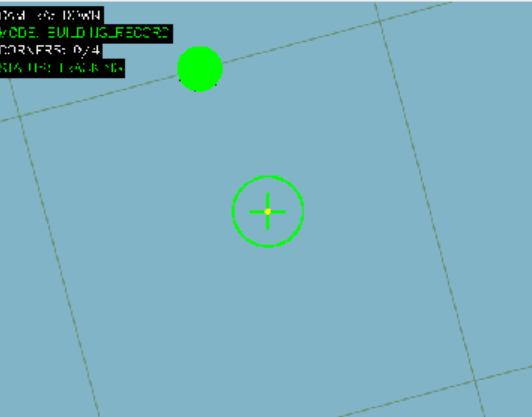
#> input picture airside/tests/A.png, 532 x 417 px
$ python test.py tests/A.png
#> lines starting #> are read from the running program, lines starting #| are printed output that depends on the picture; after the words box and inside, x2 and y2 are one past the last pixel; in counts of white or black regions, pixels touching at a corner belong together
### util.py
"""
Utility classes and constants for drone communication and data structures.

This module provides core data structures and enums used throughout the
drone control system, including coordinate representation, MAVLink message
types, and RC channel data.
"""

from enum import Enum

UINT16_MAX = 65535

# MAVLink communication constants
AIRSIDE_COMPONENT_ID = 191
MAVLINK_TCP_HOST = "127.0.0.1"
MAVLINK_TCP_PORT = 14550
MAVLINK_RECEIVE_TIMEOUT_SEC = 1

# Geometric calculation constants
# Tolerance for ground/roof level detection (meters)
ALTITUDE_TOLERANCE_M = 0.5

# Pickle/STATUSTEXT chunking constants
# STATUSTEXT message has 50-byte text field;
# metadata (p_{idx}_{total}_) uses ~8 bytes
STATUSTEXT_MAX_BYTES = 50
PICKLE_PREFIX = "p_"
# Bytes for base64 data per chunk after metadata
PICKLE_CHUNK_PAYLOAD_SIZE = 42


# [10 lines left out: function chunk_base64_for_statustext, not called in this run]


class MavlinkMessageType(Enum):
    """MAVLink message types used in drone communication"""

    GLOBAL_POSITION_INT = "GLOBAL_POSITION_INT"
    RC_CHANNELS = "RC_CHANNELS"


class Coordinate:
    """Represents a geographic coordinate with latitude, longitude, and altitude."""

    # [4 lines left out: function __init__, not called in this run]

    def __str__(self):
        return f"({self.lat}, {self.lon}, {self.alt})"

    def __repr__(self):
        return f"Coordinate(lat={self.lat}, lon={self.lon}, alt={self.alt})"


class RCChannel:
    """Represents a single RC channel with raw value and activity status."""

    # [4 lines left out: function __init__, not called in this run]

    def __str__(self):
        return f"({self.channel}, {self.raw}, {self.is_active})"

    def __repr__(self):
        return f"RCChannel(channel={self.channel}, raw={self.raw}, is_active={self.is_active})"


class Vector3d:
    """Represents a 3D vector with x, y, and z components."""

    # [4 lines left out: function __init__, not called in this run]

    def __str__(self):
        return f"({self.x}, {self.y}, {self.z})"


class Colour:
    def __init__(
        self,
        name: str,
        lower_hsv: tuple[int, int, int],
        upper_hsv: tuple[int, int, int],
    ):
        self.name = name
        self.lower_hsv = lower_hsv
        self.upper_hsv = upper_hsv

    def __str__(self):
        return f"({self.name}, {self.lower_hsv}, {self.upper_hsv})"

    def __repr__(self):
        return f"Colour(name={self.name}, lower_hsv={self.lower_hsv}, upper_hsv={self.upper_hsv})"


class Colours(Enum):
    # HSV ranges tightened for more precise detection
    # H (Hue): 0-180, S (Saturation): 0-255, V (Value): 0-255
    RED = Colour("Red", (0, 120, 120), (10, 255, 255))
    RED2 = Colour("Red", (168, 120, 120), (180, 255, 255))
    GREEN = Colour("Green", (40, 120, 120), (80, 255, 255))
    BLUE = Colour("Blue", (90, 120, 120), (120, 255, 255))
    YELLOW = Colour("Yellow", (26, 120, 120), (36, 255, 255))
    WHITE = Colour("White", (0, 0, 225), (255, 30, 255))
    BLACK = Colour("Black", (0, 0, 0), (255, 255, 30))
    # WHITE = Colour("White", (0, 0, 200), (180, 255, 255))

### airside/test.py
"""
Test script to visualize color detection algorithm.
Shows detection masks, contours, and final circular target detection.
"""

import cv2
import numpy as np
import sys
import os
from pathlib import Path

# Add parent directory to path to import util
sys.path.append(str(Path(__file__).parent.parent))
from util import Colour, Colours
#> in main, frame is the input picture: shape (417, 532, 3); mean B, G, R 189.4, 174.4, 123.9


def visualize_color_detection(frame: np.ndarray, image_name: str):
    """
    Visualize the color detection process step by step.
    """
#> called with image_name = 'A.png'
    if frame is None or frame.size == 0:
        print("Invalid frame")
        return

    frame_hsv = cv2.cvtColor(frame, cv2.COLOR_BGR2HSV)
#> frame_hsv: shape (417, 532, 3); mean H, S, V 94.6, 88.5, 192.9
    frame_height, frame_width = frame.shape[:2]
#> frame_height = 417; frame_width = 532
    frame_center_x = frame_width / 2
#> frame_center_x = 266
    frame_center_y = frame_height / 2
#> frame_center_y = 208.5

    # Thresholds for detection
    MIN_AREA = 100  # Minimum contour area in pixels
    MIN_CIRCULARITY = 0.6  # Circularity threshold (1.0 = perfect circle)
    MIN_FILL_RATIO = (
        0.7  # Minimum ratio of colored pixels to contour area (1.0 = completely filled)
    )

    # Track the closest circular target to frame center
    min_distance = float("inf")
    detected_colour = None
    detected_center = None

    # Create a figure to show all masks
    all_masks = []
    all_contour_images = []

    print(f"\n{'='*60}")
    print(f"Processing: {image_name}")
    print(f"Frame size: {frame_width}x{frame_height}")
#| Frame size: 532x417
    print(f"Frame center: ({frame_center_x:.1f}, {frame_center_y:.1f})")
#| Frame center: (266.0, 208.5)
    print(f"{'='*60}\n")

    for colour in [c.value for c in Colours]:
        print(f"Checking {colour.name}:")
        print(f"  HSV range: {colour.lower_hsv} to {colour.upper_hsv}")

        mask = cv2.inRange(frame_hsv, colour.lower_hsv, colour.upper_hsv)
        pixel_count = cv2.countNonZero(mask)
        print(f"  Total pixels matching: {pixel_count}")

        # Create colored mask for visualization
        mask_colored = cv2.cvtColor(mask, cv2.COLOR_GRAY2BGR)
        cv2.putText(
            mask_colored,
            f"{colour.name}",
            (10, 30),
            cv2.FONT_HERSHEY_SIMPLEX,
            1,
            (255, 255, 255),
            2,
        )
        all_masks.append(mask_colored)

        # Find contours in the mask
        contours, _ = cv2.findContours(mask, cv2.RETR_EXTERNAL, cv2.CHAIN_APPROX_SIMPLE)
        print(f"  Contours found: {len(contours)}")

        # Draw contours on a copy of the frame
        contour_image = frame.copy()
        cv2.drawContours(contour_image, contours, -1, (0, 255, 0), 2)

        valid_contours = 0
        for idx, contour in enumerate(contours):
            area = cv2.contourArea(contour)
            if area < MIN_AREA:
                continue

            # Calculate circularity: 4*pi*area / perimeter^2
            perimeter = cv2.arcLength(contour, True)
            if perimeter == 0:
                continue

            circularity = 4 * np.pi * area / (perimeter * perimeter)

            # Check fill ratio: ensure the contour is solid, not hollow
            contour_mask = np.zeros(frame_hsv.shape[:2], dtype=np.uint8)
            cv2.drawContours(contour_mask, [contour], -1, 255, -1)
            colored_pixels_in_contour = cv2.countNonZero(
                cv2.bitwise_and(mask, contour_mask)
            )
            fill_ratio = colored_pixels_in_contour / area if area > 0 else 0

            # Calculate center
            moments = cv2.moments(contour)
            if moments["m00"] != 0:
                center_x = moments["m10"] / moments["m00"]
                center_y = moments["m01"] / moments["m00"]

                # Calculate distance from frame center
                distance = np.sqrt(
                    (center_x - frame_center_x) ** 2 + (center_y - frame_center_y) ** 2
                )

                print(
                    f"    Contour {idx}: area={area:.0f}, circularity={circularity:.3f}, "
                    f"fill_ratio={fill_ratio:.3f}, "
                    f"center=({center_x:.1f}, {center_y:.1f}), distance={distance:.1f}"
                )

                # Draw center point
                cv2.circle(
                    contour_image, (int(center_x), int(center_y)), 5, (255, 0, 0), -1
                )

                # Check if this is a valid circular contour
                if circularity >= MIN_CIRCULARITY and fill_ratio >= MIN_FILL_RATIO:
                    valid_contours += 1
                    # Draw circle around valid circular contours
                    cv2.circle(
                        contour_image,
                        (int(center_x), int(center_y)),
                        10,
                        (0, 255, 255),
                        2,
                    )

                    if distance < min_distance:
                        min_distance = distance
                        detected_colour = colour
                        detected_center = (int(center_x), int(center_y))

        print(f"  Valid circular contours: {valid_contours}\n")

        cv2.putText(
            contour_image,
            f"{colour.name} - {valid_contours} valid",
            (10, 30),
            cv2.FONT_HERSHEY_SIMPLEX,
            1,
            (0, 255, 0),
            2,
        )
        all_contour_images.append(contour_image)
#> this loop made 7 passes
#> pixel_count on passes 1, 2, 3, 4, 5, 7: 0, 0, 3469, 0, 24, 6955
#> (pixel_count, contours) on pass 6: (572, 16 contours, all with area under 20)
#|   Total pixels matching: 0
#|   Contours found: 0
#|   Total pixels matching: 0
#|   Contours found: 0
#|   Total pixels matching: 3469
#|   Contours found: 66
#|   Total pixels matching: 0
#|   Contours found: 0
#|   Total pixels matching: 24
#|   Contours found: 1
#> (further printed lines are left out)
#> pass 3, in visualize_color_detection, `mask = cv2.inRange(frame_hsv, colour.lower_hsv, colour.upper_hsv)`:
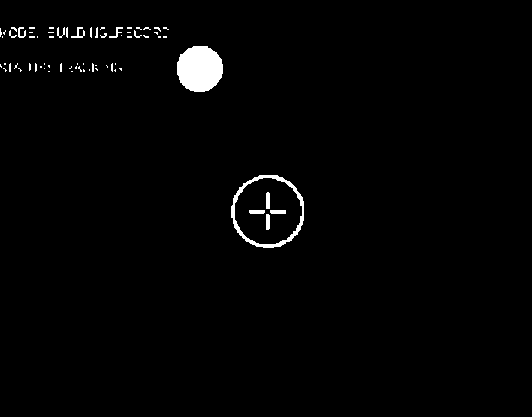
#> mask: shape (417, 532); 1.6% white; 70 white regions (55 under 20 px), largest, box (x1, y1, x2, y2) and area: (177, 46, 223, 92) 1693, (231, 175, 304, 248) 799, (266, 192, 270, 209) 66
#> after the loop: contour_image: shape (417, 532, 3); mean H, S, V 188.6, 177.1, 123.2
#> after the loop:
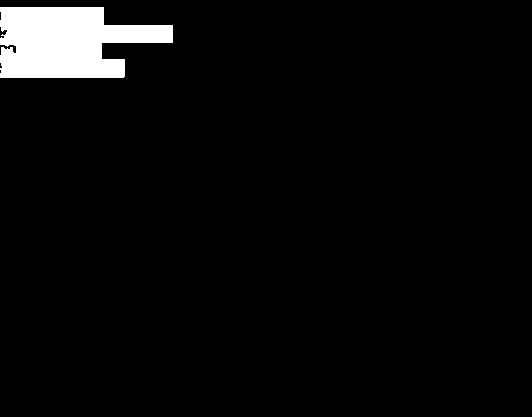
#> contour_mask: shape (417, 532); 4% white; 1 white region, box (x1, y1, x2, y2) and area: (0, 7, 173, 78) 8877
#> after the loop:
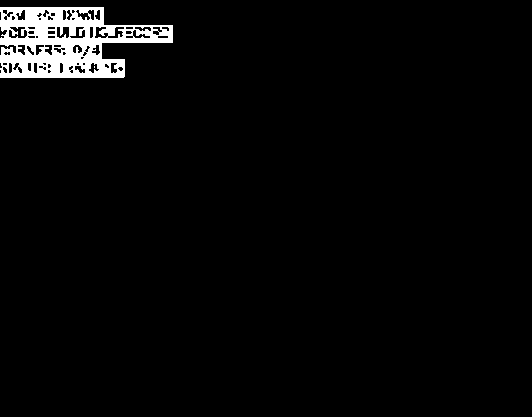
#> mask: shape (417, 532); 3.1% white; 2 white regions (1 under 20 px), largest, box (x1, y1, x2, y2) and area: (0, 7, 173, 78) 6953
#> after the loop:
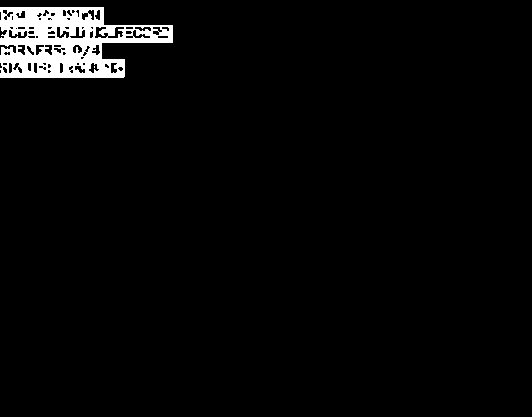
#> mask_colored: shape (417, 532, 3); 3.2% white; 2 white regions (1 under 20 px), largest, box (x1, y1, x2, y2) and area: (0, 7, 173, 78) 7109
#> after the loop, all_contour_images = 7 items; all_masks = 7 items; detected_center = (199, 68); min_distance = 155.1

    # Create final result image
    result_image = frame.copy()
    cv2.circle(
        result_image, (int(frame_center_x), int(frame_center_y)), 10, (255, 255, 255), 2
    )
    cv2.line(
        result_image,
        (int(frame_center_x) - 20, int(frame_center_y)),
        (int(frame_center_x) + 20, int(frame_center_y)),
        (255, 255, 255),
        2,
    )
#> result_image: shape (417, 532, 3); mean B, G, R 189.5, 174.5, 124
    cv2.line(
        result_image,
        (int(frame_center_x), int(frame_center_y) - 20),
        (int(frame_center_x), int(frame_center_y) + 20),
        (255, 255, 255),
        2,
    )
#> result_image: shape (417, 532, 3); mean B, G, R 189.6, 174.5, 124.1

    if detected_colour is not None:
        print(f"{'='*60}")
        print(
            f"DETECTED: {detected_colour.name} at distance {min_distance:.1f} pixels from center"
        )
#| DETECTED: Green at distance 155.1 pixels from center
        print(f"Target center: {detected_center}")
#| Target center: (199, 68)
        print(f"{'='*60}\n")

        # Draw detected target
        cv2.circle(result_image, detected_center, 15, (0, 255, 0), 3)
        cv2.line(
            result_image,
            (int(frame_center_x), int(frame_center_y)),
            detected_center,
            (0, 255, 0),
            2,
        )
        cv2.putText(
            result_image,
            f"DETECTED: {detected_colour.name}",
            (10, 30),
            cv2.FONT_HERSHEY_SIMPLEX,
            1,
            (0, 255, 0),
            2,
        )
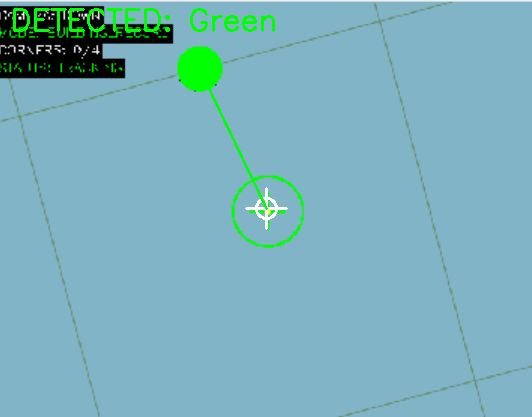
#> result_image: shape (417, 532, 3); mean B, G, R 188.3, 175.9, 123.3
    else:
        print(f"{'='*60}")
        print("NO CIRCULAR TARGET DETECTED")
        print(f"{'='*60}\n")
        cv2.putText(
            result_image,
            "NO TARGET DETECTED",
            (10, 30),
            cv2.FONT_HERSHEY_SIMPLEX,
            1,
            (0, 0, 255),
            2,
        )

    # Stack masks horizontally
    masks_row = np.hstack(all_masks)
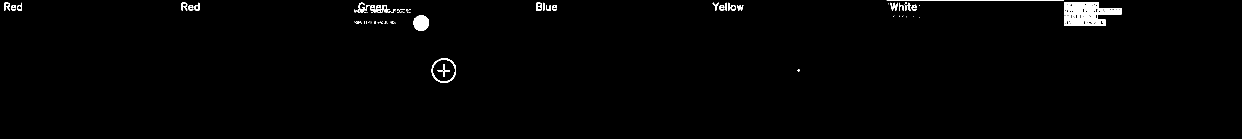
#> masks_row: shape (417, 3724, 3) (shown at 1/3 size); 0.95% white; 101 white regions (64 under 20 px), largest, box (x1, y1, x2, y2) and area: (3192, 7, 3365, 78) 7109, (1241, 46, 1287, 92) 1693, (1295, 175, 1368, 248) 799

    # Stack contour images horizontally (might need to split into rows if too many colors)
    contours_row = np.hstack(all_contour_images)
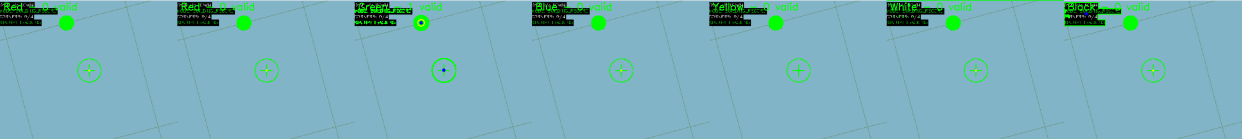
#> contours_row: shape (417, 3724, 3) (shown at 1/3 size); mean of channels 0, 1, 2 188.5, 175.8, 123.2; drawn as B, G, R

    # Show all visualizations
    cv2.imshow(f"{image_name} - Masks", masks_row)
    cv2.imshow(f"{image_name} - Contours", contours_row)
    cv2.imshow(f"{image_name} - Result", result_image)


def main():
    import argparse

    parser = argparse.ArgumentParser(
        description="Visualize color detection on an image"
    )
    parser.add_argument("image_path", type=str, help="Path to the image file")
    args = parser.parse_args()

    image_path = Path(args.image_path)
    if not image_path.exists():
        print(f"Image not found: {image_path}")
        return

    frame = cv2.imread(str(image_path))
    if frame is None:
        print(f"Failed to load {image_path}")
        return

    visualize_color_detection(frame, image_path.name)

    print("\nPress any key to close all windows...")
    cv2.waitKey(0)
    cv2.destroyAllWindows()


if __name__ == "__main__":
    main()

$ run again, on airside/tests/C.png
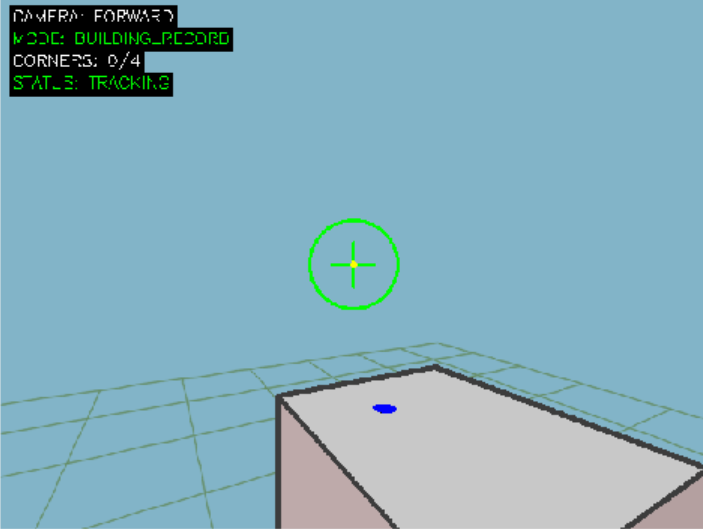
#> input picture airside/tests/C.png, 703 x 529 px
#> in main, frame is the input picture: shape (529, 703, 3); mean B, G, R 187.9, 173.9, 132.6
#> frame_hsv: shape (529, 703, 3); mean H, S, V 80.5, 75, 190.2
#| Frame size: 703x529
#| Frame center: (351.5, 264.5)
#> the loop in visualize_color_detection, `for colour in [c.value for c in Colours]:` made 7 passes
#> pixel_count on passes 1, 2, 3, 4, 5, 7: 0, 0, 2754, 181, 33, 11503
#> (printed output is left out)
#> after the loop in visualize_color_detection, `for colour in [c.value for c in Colours]:`:
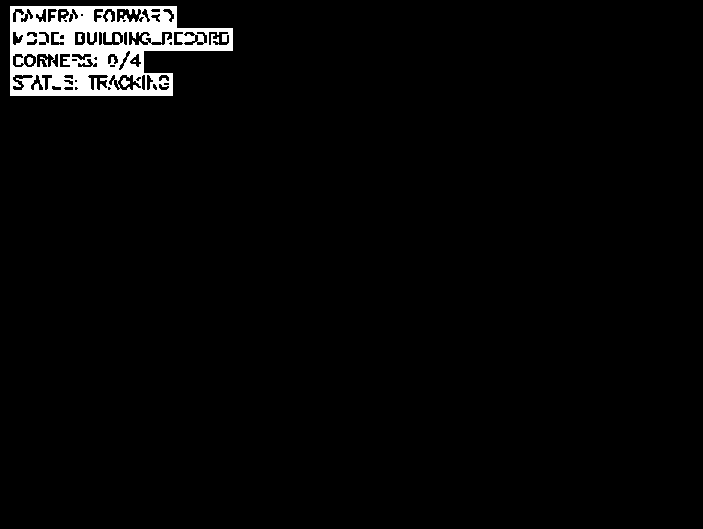
#> mask: shape (529, 703); 3.1% white; 7 white regions (3 under 20 px), largest, box (x1, y1, x2, y2) and area: (10, 6, 233, 96) 11357, (121, 78, 130, 87) 50, (27, 57, 33, 65) 40, (78, 34, 82, 42) 29
#> after the loop in visualize_color_detection, `for colour in [c.value for c in Colours]:`: all_contour_images = 7 items; detected_center = (384, 408); min_distance = 147.4
#| DETECTED: Blue at distance 147.4 pixels from center
#| Target center: (384, 408)
#> masks_row: shape (529, 4921, 3); 0.7% white; 116 white regions (56 under 20 px), largest, box (x1, y1, x2, y2) and area: (4228, 6, 4451, 96) 11497, (1714, 218, 1806, 310) 1225, (3526, 8, 3549, 32) 234
#> in visualize_color_detection, `contours_row = np.hstack(all_contour_images)`:
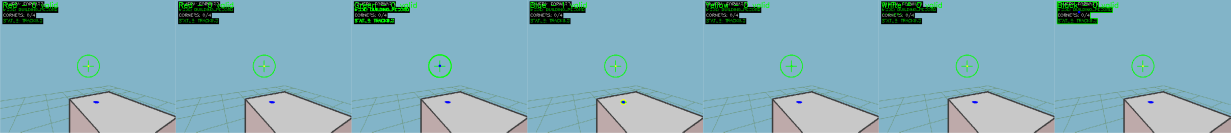
#> contours_row: shape (529, 4921, 3) (shown at 1/4 size); mean of channels 0, 1, 2 187.5, 175, 132.3; drawn as B, G, R

$ run again, on airside/tests/D.png
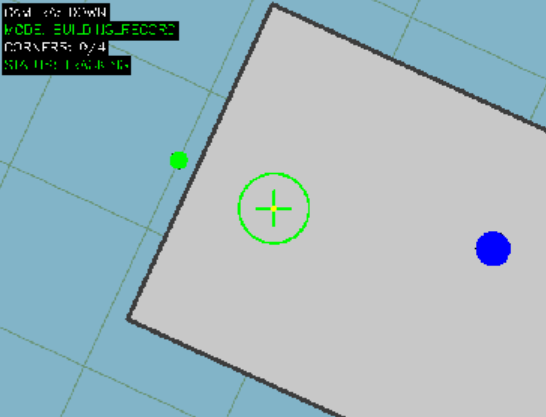
#> input picture airside/tests/D.png, 546 x 417 px
#> in main, frame is the input picture: shape (417, 546, 3); mean B, G, R 188.3, 181.3, 159
#> frame_hsv: shape (417, 546, 3); mean H, S, V 42.5, 40.8, 190.3
#| Frame size: 546x417
#| Frame center: (273.0, 208.5)
#> the loop in visualize_color_detection, `for colour in [c.value for c in Colours]:` made 7 passes
#> pixel_count on passes 1, 2, 3, 4, 5, 7: 0, 0, 1823, 965, 24, 7175
#> (printed output is left out)
#> after the loop in visualize_color_detection, `for colour in [c.value for c in Colours]:`:
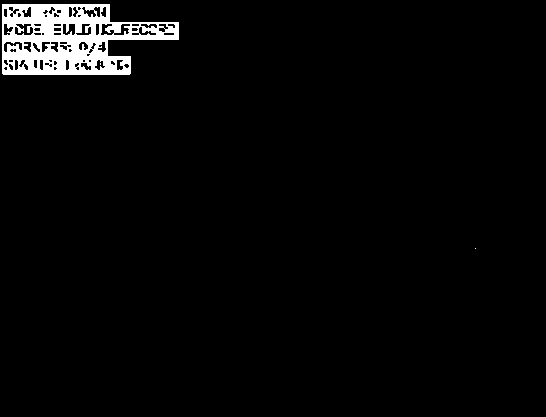
#> mask: shape (417, 546); 3.2% white; 3 white regions (2 under 20 px), largest, box (x1, y1, x2, y2) and area: (2, 4, 179, 75) 7172
#> after the loop in visualize_color_detection, `for colour in [c.value for c in Colours]:`: all_contour_images = 7 items; detected_center = (178, 159); min_distance = 106.2
#| DETECTED: Green at distance 106.2 pixels from center
#| Target center: (178, 159)
#> masks_row: shape (417, 3822, 3); 0.86% white; 103 white regions (63 under 20 px), largest, box (x1, y1, x2, y2) and area: (3278, 4, 3455, 75) 7336, (2114, 231, 2149, 266) 965, (1329, 173, 1402, 245) 608
#> in visualize_color_detection, `contours_row = np.hstack(all_contour_images)`:
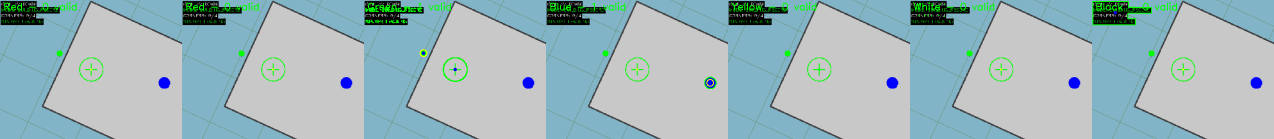
#> contours_row: shape (417, 3822, 3) (shown at 1/3 size); mean of channels 0, 1, 2 187.6, 182.7, 158.5; drawn as B, G, R

$ run again, on airside/tests/E.png
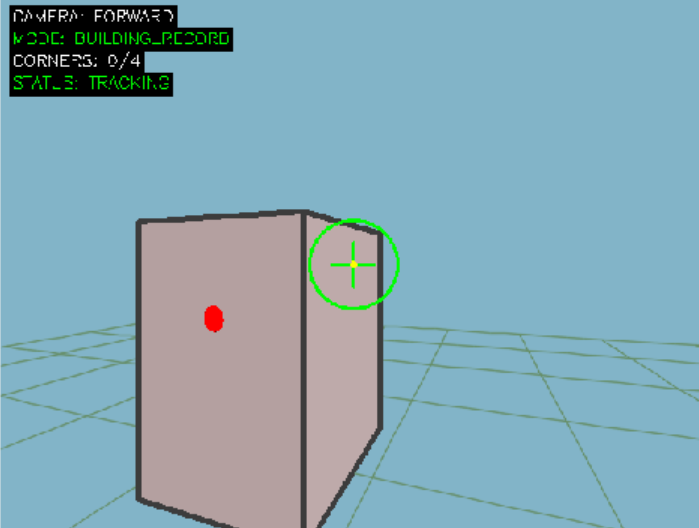
#> input picture airside/tests/E.png, 699 x 528 px
#> in main, frame is the input picture: shape (528, 699, 3); mean B, G, R 180.7, 167.9, 132.3
#> frame_hsv: shape (528, 699, 3); mean H, S, V 75.6, 75, 186.3
#| Frame size: 699x528
#| Frame center: (349.5, 264.0)
#> the loop in visualize_color_detection, `for colour in [c.value for c in Colours]:` made 7 passes
#> pixel_count on passes 1, 2, 3, 4, 5, 7: 429, 0, 2658, 0, 37, 11503
#> (printed output is left out)
#> after the loop in visualize_color_detection, `for colour in [c.value for c in Colours]:`: all_contour_images = 7 items; detected_center = (213, 318); min_distance = 146.7
#| DETECTED: Red at distance 146.7 pixels from center
#| Target center: (213, 318)
#> masks_row: shape (528, 4893, 3); 0.72% white; 116 white regions (56 under 20 px), largest, box (x1, y1, x2, y2) and area: (4204, 6, 4427, 96) 11497, (1706, 218, 1798, 310) 1133, (204, 305, 224, 333) 429
#> in visualize_color_detection, `contours_row = np.hstack(all_contour_images)`:
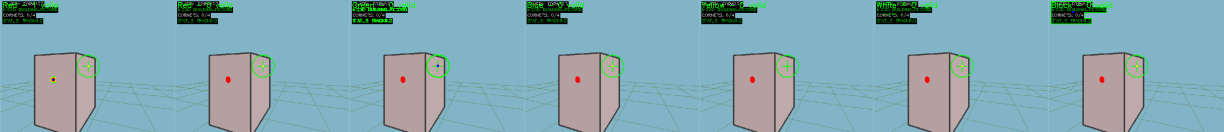
#> contours_row: shape (528, 4893, 3) (shown at 1/4 size); mean of channels 0, 1, 2 180.3, 169, 132; drawn as B, G, R
